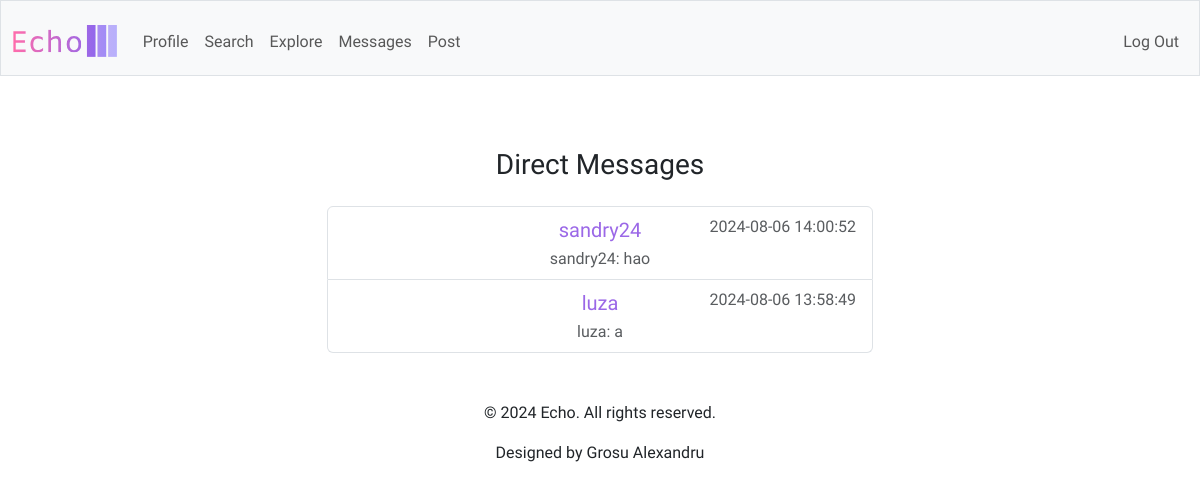
The app's page /messages (signed in) with its own data.
### tables this page shows
CREATE TABLE conversations (
    id INTEGER PRIMARY KEY AUTOINCREMENT,
    created_at TIMESTAMP DEFAULT CURRENT_TIMESTAMP
);

### app.py (the view)
@app.route('/messages')
@login_required
def messages():
    user_id = session['user_id']
    conversations = db.execute('''
        SELECT c.id, u.username,
               MAX(m.created_at) AS last_message_time,
               lm.content AS last_message,
               lm.sender_username AS last_message_sender
        FROM conversations c
        JOIN conversation_participants cp1 ON c.id = cp1.conversation_id
        JOIN conversation_participants cp2 ON c.id = cp2.conversation_id
        JOIN users u ON cp2.user_id = u.id
        LEFT JOIN messages m ON c.id = m.conversation_id
        LEFT JOIN (
            SELECT m2.conversation_id,
                   m2.content,
                   u2.username AS sender_username
            FROM messages m2
            JOIN users u2 ON u2.id = m2.sender_id
            WHERE m2.created_at = (
                SELECT MAX(m3.created_at)
                FROM messages m3
                WHERE m3.conversation_id = m2.conversation_id
            )
        ) lm ON c.id = lm.conversation_id
        WHERE cp1.user_id = ?
          AND cp2.user_id != cp1.user_id
          AND NOT EXISTS (
              SELECT 1 FROM blocks b
              WHERE b.blocker_id = cp1.user_id AND b.blocked_id = cp2.user_id
          )
        GROUP BY c.id, u.username, lm.content, lm.sender_username
        ORDER BY last_message_time DESC
    ''', user_id)
    return render_template('messages.html', conversations=conversations)

### app.py (called while the page is built)
@app.after_request
def after_request(response):
    response.headers["Cache-Control"] = "no-cache, no-store, must-revalidate"
    response.headers["Expires"] = 0
    response.headers["Pragma"] = "no-cache"
    return response

### helpers.py (called while the page is built)
def login_required(f):
    @wraps(f)
    def decorated_function(*args, **kwargs):
        if session.get("user_id") is None:
            return redirect("/login")
        return f(*args, **kwargs)
    return decorated_function

### templates/messages.html (shortened to what this page needs)
{% extends "layout.html" %}
{% block main %}
    <div class="container">
        <h3 class="my-4">Direct Messages</h3>
        {% if conversations %}
            <ul class="list-group mx-auto w-50">
                {% for conversation in conversations %}
                    <li class="list-group-item position-relative">
                        <a href="{{ url_for('conversation', conversation_id=conversation['id']) }}" class="purple text-decoration-none position-absolute start-50 translate-middle-x fs-5">
                            {{ conversation['username'] }}
                        </a>
                        <span class="text-muted position-relative float-end">{{ conversation['last_message_time'] }}</span>
                        <br>
                        <div class="mt-2 text-muted position-relative text-center text-truncate" style="max-width: 100%;">
                            {% if conversation['last_message_sender'] == session['username'] %}
                                You: {{ conversation['last_message'] }}
                            {% else %}
                                {{ conversation['last_message_sender'] }}: {{ conversation['last_message'] }}
                            {% endif %}
                        </div>
                    </li>
                {% endfor %}
            </ul>
        {% else %}
            <div class="d-flex justify-content-center align-items-center" style="height: 300px;">
                <p class="text-center text-muted">You don’t have any direct messages yet. Start a conversation with someone to get chatting!</p>
            </div>
        {% endif %}
    </div>
{% endblock %}

### templates/layout.html (shortened to what this page needs)
<!DOCTYPE html>
<html lang="en">
    <head>
        <link href="https://cdn.jsdelivr.net/npm/bootstrap@5.3.3/dist/css/bootstrap.min.css" rel="stylesheet">
        <link rel="stylesheet" href="https://cdn.jsdelivr.net/npm/bootstrap-icons@1.10.5/font/bootstrap-icons.css">
        <link href="/static/styles.css" rel="stylesheet">
    </head>
    <body>
        <nav class="bg-light border navbar navbar-expand-md navbar-light">
            <div class="container-fluid">
                <a class="navbar-brand" href="/"><img alt="Echo" class="logo-image" src="/static/echo-icons/svg/logo-no-background.svg"></a>
                <div class="collapse navbar-collapse" id="navbar">
                    {% if session["user_id"] %}
                        <ul class="navbar-nav me-auto mt-2">
                            <li class="nav-item"><a class="nav-link" href="/profile">Profile</a></li>
                            <li class="nav-item"><a class="nav-link" href="/search">Search</a></li>
                            <li class="nav-item"><a class="nav-link" href="/explore">Explore</a></li>
                            <li class="nav-item"><a class="nav-link" href="/messages">Messages</a></li>
                            <li class="nav-item"><a class="nav-link" href="/create-post">Post</a></li>
                        </ul>
                        <ul class="navbar-nav ms-auto mt-2">
                            <li class="nav-item"><a class="nav-link" href="/logout">Log Out</a></li>
                        </ul>
                    {% else %}
                        <ul class="navbar-nav ms-auto mt-2">
                            <li class="nav-item"><a class="nav-link" href="/register">Register</a></li>
                            <li class="nav-item"><a class="nav-link" href="/login">Log In</a></li>
                        </ul>
                    {% endif %}
                </div>
            </div>
        </nav>
        <main class="container py-5 text-center">
            {% block main %}{% endblock %}
        </main>
        <footer class="text-center">
            <div class="container">
                <p>&copy; 2024 Echo. All rights reserved.</p>
                <p>Designed by Grosu Alexandru</p>
            </div>
        </footer>
    </body>
</html>

### static/styles.css (style rules this page uses)
body { font-family: "Amiko", sans-serif; }
nav .navbar-brand { font-size: xx-large; font-weight: 600; }
.purple { color: #9b68e7; }
nav .navbar-brand .logo-image { height: 32px; width: auto; }

### records on screen
conversations: username "sandry24", last_message_time "2024-08-06 14:00:52", last_message_sender "sandry24", last_message "hao"
conversations: username "luza", last_message_time "2024-08-06 13:58:49", last_message_sender "luza", last_message "a"
